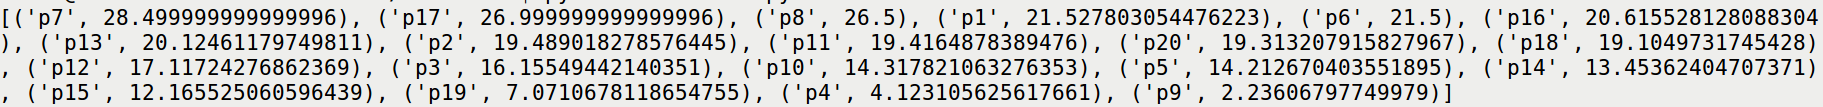

Recreate this plot in Python.
import csv
import operator
import math
from scipy.integrate import quad
import scipy.integrate as integrate
def integrand(x,y):
    return abs(x)+abs(y)
def func(x,x1,x2):
    return quad(integrand, x1, x2, args=(x))[0]


f= open('points.txt','r')
lines=csv.reader(f)
data=list(lines)
x_cord=[]
y_cord=[]
labels=[]
for i in range(len(data)):
    d=data[i][0].split()
    labels.append(d[0])
    dist=[]
    for i in range (len(data)):
        d=data[i][0].split()
        values1=[]
        values2=[]
        flag1=False
        flag2=False
        for j in range(0,3):
            if(j==1):
                x_cord.append(d[j])
            if( not d[j].isdigit()):
                flag1=True
                values1=d[j].split('-')
                if(j==2):
                    y_cord.append(d[j])
                    if( not d[j].isdigit()):
                        flag2=True
                        values2=d[j].split('-')
                        if flag1 and flag2:
                            result = quad(lambda x: func(x,int(values1[0]),int(values1[1])), int(values2[0]), int(values2[1]))[0]/((int(values1[1])-int(values1[0]))*(int(values2[1])-int(values2[0])))
                        elif flag1:
                            result= integrate.quad(lambda x: math.sqrt(x**2+int(d[2])**2),int(values1[0]),int(values1[1]))[0]/((int(values1[1])-int(values1[0])))
                        elif flag2:
                            result= integrate.quad(lambda x: math.sqrt(x**2+int(d[1])**2),int(values2[0]),int(values2[1]))[0]/((int(values2[1])-int(values2[0])))
                        else:
                            result=math.sqrt(int(d[1])**2+int(d[2])**2)
                    dist.append((d[0],result))
                    dist.sort(key=lambda x:x[1],reverse=True)
print (dist)

'''
plt.plot(x_cord,y_cord,'ro')
i=0
for label in labels:

    plt.annotate(label, xy = (x_cord[i], y_cord[i]), xytext = (-20, 20),textcoords = 'offset points', ha = 'right', va = 'bottom',        bbox = dict(boxstyle = 'round,pad=0.5', fc = 'yellow', alpha = 0.5),arrowprops = dict(arrowstyle = '->',connectionstyle = 'arc3,rad=0'))
    i=i+1
    plt.axis([0,max(x_cord) + 2,0,max(y_cord) + 2])
    plt.show()
    '''
